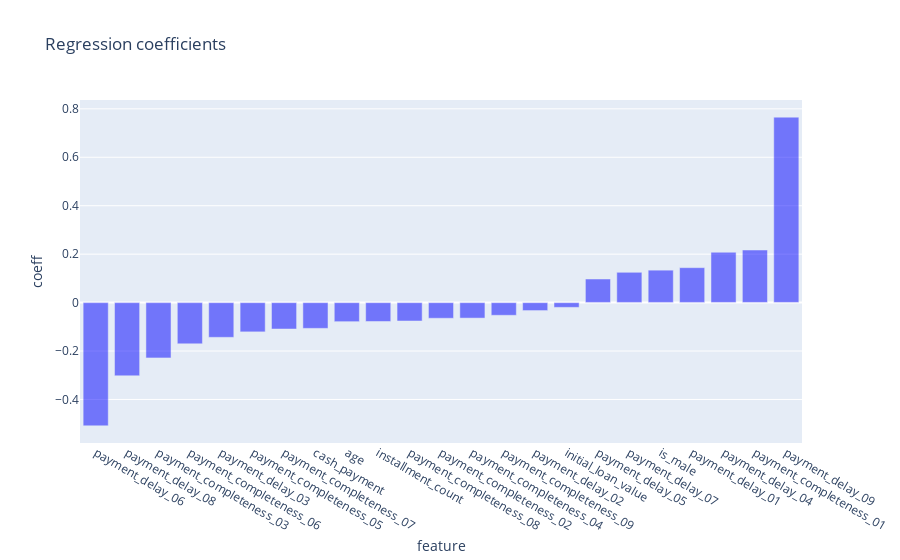

Notebook code cell kept with this figure:
### Code cell
trace0=go.Bar(
        y=importance_df.coefficients,
        x=importance_df.features,
        
        marker=dict(
        color="blue",

        opacity=0.5
        ),
       
    )








data=[trace0]
figure=go.Figure(
    data=data,
    layout=go.Layout(
        title="Regression coefficients",
        yaxis=dict(title="coeff"),
        xaxis=dict(title="feature")

    
    ))
iplot(figure)

### Figure 1 — Plotly figure (JSON) as saved in the notebook; plotly's stock layout.template omitted (floating-point values rounded to 4 significant figures)
{"data": [{"marker": {"color": "blue", "opacity": 0.5}, "type": "bar", "x": ["payment_delay_06", "payment_delay_08", "payment_completeness_03", "payment_completeness_06", "payment_delay_03", "payment_completeness_05", "payment_completeness_07", "cash_payment", "age", "installment_count", "payment_completeness_08", "payment_completeness_02", "payment_completeness_04", "payment_completeness_09", "payment_delay_02", "initial_loan_value", "payment_delay_05", "payment_delay_07", "is_male", "payment_delay_01", "payment_delay_04", "payment_completeness_01", "payment_delay_09"], "y": [-0.5089, -0.3023, -0.2283, -0.1704, -0.1434, -0.1209, -0.1091, -0.1064, -0.07878, -0.07792, -0.07597, -0.06467, -0.06403, -0.05241, -0.03297, -0.0197, 0.09736, 0.1251, 0.1339, 0.1442, 0.2078, 0.217, 0.7657]}], "layout": {"title": {"text": "Regression coefficients"}, "xaxis": {"title": {"text": "feature"}}, "yaxis": {"title": {"text": "coeff"}}}}
